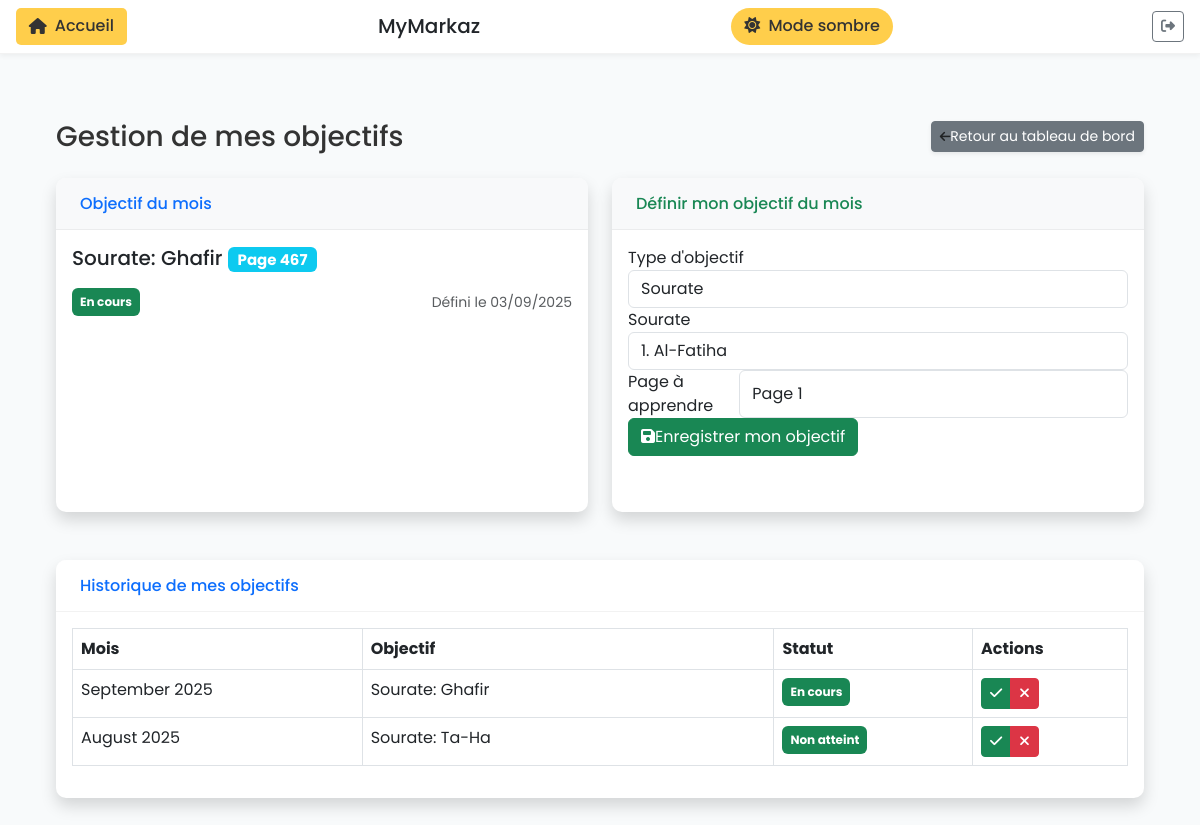
Page /objectifs/gestion/ (signed in) on the committed database.
### ecole_app/models.py (models this page shows, shortened)
class SiteConfig(models.Model):
    key = models.CharField(max_length=50, unique=True)
    value = models.CharField(max_length=255, default='default')
    @classmethod
    def get_site_name(cls):
        site_config = cls.objects.filter(key='site_name').first()
        return site_config.value if site_config else 'École Markaz'
    class Meta:
        verbose_name = "Configuration du site"
        verbose_name_plural = "Configurations du site"

class ObjectifMensuel(models.Model):
    STATUT_CHOICES = [
        ('en_cours', 'En cours'),
        ('atteint', 'Atteint'),
        ('non_atteint', 'Non atteint'),
    ]
    eleve = models.ForeignKey('Eleve', on_delete=models.CASCADE, related_name='objectifs')
    mois = models.DateField(help_text="Mois et année de l'objectif")
    sourate = models.CharField(max_length=100, blank=True, null=True, help_text="Sourate ciblée")
    page_debut = models.PositiveIntegerField(blank=True, null=True, help_text="Page de début de la sourate")
    page_fin = models.PositiveIntegerField(blank=True, null=True, help_text="Page de fin de la sourate")
    numero_exercice = models.PositiveIntegerField(blank=True, null=True, help_text="Numéro d'exercice (1-13)")
    description_libre = models.TextField(blank=True, null=True, help_text="Description libre de l'objectif")
    statut = models.CharField(max_length=20, choices=STATUT_CHOICES, default='en_cours')
    date_creation = models.DateTimeField(auto_now_add=True)
    date_modification = models.DateTimeField(auto_now=True)
    commentaire = models.TextField(blank=True, help_text="Commentaires sur l'objectif")
    class Meta:
        verbose_name = "Objectif mensuel"
        verbose_name_plural = "Objectifs mensuels"
        ordering = ['-mois', 'eleve']

### ecole_app/views_objectifs_eleve.py (the view)
# urls.py: path('objectifs/gestion/', views_objectifs_eleve.gestion_objectifs, name='gestion_objectifs'),
@login_required
@eleve_required
def gestion_objectifs(request):
    eleve = request.user.eleve
    mois_actuel = timezone.now().replace(day=1)
    objectif_actuel = ObjectifMensuel.objects.filter(
        eleve=eleve,
        mois__year=mois_actuel.year,
        mois__month=mois_actuel.month
    ).first()
    objectifs = ObjectifMensuel.objects.filter(eleve=eleve).order_by('-mois')
    progression_pourcentage = calculer_progression(eleve)
    context = {
        'eleve': eleve,
        'objectif_actuel': objectif_actuel,
        'objectifs': objectifs,
        'progression_pourcentage': progression_pourcentage,
    }
    return render(request, 'ecole_app/eleves/gestion_objectifs.html', context)

### ecole_app/context_processors.py (called while the page is built)
def site_name(request):
    return {
        'site_name': SiteConfig.get_site_name()
    }

### ecole_app/models.py (called while the page is built)
    def calculer_pourcentage(self):
        total_pages = 604  # Nombre total de pages du Coran
        if self.direction_memorisation == 'debut':
            return round((self.page_actuelle / total_pages) * 100, 2)
        else:
            pages_apres_sourate = total_pages - self.page_debut_sourate
            pages_dans_sourate = self.page_actuelle - self.page_debut_sourate + 1
            pages_memorisees = pages_apres_sourate + pages_dans_sourate
            return round((pages_memorisees / total_pages) * 100, 2)

### ecole_app/views_objectifs.py (called while the page is built)
def calculer_progression(eleve):
    from .models import ProgressionCoran
    try:
        progression = ProgressionCoran.objects.get(eleve=eleve)
        return progression.calculer_pourcentage()
    except ProgressionCoran.DoesNotExist:
        progression = ProgressionCoran(eleve=eleve, page_actuelle=1, direction_memorisation='debut')
        progression.save()
        return 0

### ecole_app/templates/ecole_app/eleves/gestion_objectifs.html (shortened to what this page needs)
{% extends 'ecole_app/base.html' %}
{% load static %}
{% block content %}
<div class="container-fluid">
    <div class="d-sm-flex align-items-center justify-content-between mb-4">
        <h1 class="h3 mb-0 text-gray-800">Gestion de mes objectifs</h1>
        <a href="{% url 'dashboard_eleve' %}" class="d-none d-sm-inline-block btn btn-sm btn-secondary shadow-sm">
            Retour au tableau de bord
        </a>
    </div>
    <div class="row">
        <div class="col-lg-6 mb-4">
            <div class="card border-left-primary shadow h-100 objectif-card">
                <div class="card-header bg-light">
                    <h6 class="m-0 font-weight-bold text-primary">Objectif du mois</h6>
                </div>
                <div class="card-body">
                    {% if objectif_actuel %}
                        <h5 class="card-title">
                            {% if objectif_actuel.sourate %}
                                Sourate: {{ objectif_actuel.sourate }}
                                {% if objectif_actuel.page_debut %}
                                    <span class="badge bg-info">Page {{ objectif_actuel.page_debut }}</span>
                                {% endif %}
                            {% elif objectif_actuel.numero_exercice %}
                                Exercice #{{ objectif_actuel.numero_exercice }}
                            {% endif %}
                        </h5>
                        <div class="d-flex justify-content-between align-items-center mt-3">
                            <span class="badge bg-{{ objectif_actuel.statut|yesno:'success,warning,danger' }} p-2">
                                {{ objectif_actuel.get_statut_display }}
                            </span>
                            <small class="text-muted">Défini le {{ objectif_actuel.date_creation|date:"d/m/Y" }}</small>
                        </div>
                    {% else %}
                        <div class="text-center py-4">
                            <p class="text-muted">Aucun objectif défini pour ce mois.</p>
                            <p>Définissez votre premier objectif !</p>
                        </div>
                    {% endif %}
                </div>
            </div>
        </div>
        <div class="col-lg-6 mb-4">
            <div class="card border-left-success shadow h-100">
                <div class="card-header bg-light">
                    <h6 class="m-0 font-weight-bold text-success">Définir mon objectif du mois</h6>
                </div>
                <div class="card-body">
                    <form method="post" action="{% url 'ajouter_objectif' %}" class="mb-3">
                        <div class="form-group">
                            <label for="type_objectif">Type d'objectif</label>
                            <select class="form-control" id="type_objectif" name="type_objectif" onchange="toggleObjectifFields()">
                                <option value="sourate">Sourate</option>
                            </select>
                        </div>
                        <div class="form-group" id="sourate_field">
                            <label for="sourate">Sourate</label>
                            <select class="form-control" id="sourate" name="sourate" onchange="updatePageRange()">
                                <option value="Al-Fatiha" data-debut="1" data-fin="1">1. Al-Fatiha</option>
                            </select>
                        </div>
                        <div class="form-group" id="page_selection_field">
                            <label for="page_objectif">Page à apprendre</label>
                            <select class="form-control" id="page_objectif" name="page_objectif">
                            </select>
                        </div>
                        <button type="submit" class="btn btn-success btn-block">
                            <i class="fas fa-save mr-2"></i>Enregistrer mon objectif
                        </button>
                    </form>
                </div>
            </div>
        </div>
    </div>
    <div class="row mt-4">
        <div class="col-12">
            <div class="card shadow">
                <div class="card-header py-3">
                    <h6 class="m-0 font-weight-bold text-primary">Historique de mes objectifs</h6>
                </div>
                <div class="card-body">
                    {% if objectifs %}
                    <div class="table-responsive">
                        <table class="table table-bordered" id="objectifsTable" width="100%" cellspacing="0">
                            <thead>
                                <tr>
                                    <th>Mois</th>
                                    <th>Objectif</th>
                                    <th>Statut</th>
                                    <th>Actions</th>
                                </tr>
                            </thead>
                            <tbody>
                                {% for obj in objectifs %}
                                <tr>
                                    <td>{{ obj.mois|date:"F Y" }}</td>
                                    <td>
                                        {% if obj.sourate %}
                                            Sourate: {{ obj.sourate }}
                                            {% if obj.page_debut %}
                                                <span class="badge badge-info">Page {{ obj.page_debut }}</span>
                                            {% endif %}
                                        {% elif obj.numero_exercice %}
                                            Exercice #{{ obj.numero_exercice }}
                                        {% else %}
                                            {{ obj.description_libre|truncatechars:50 }}
                                        {% endif %}
                                    </td>
                                    <td>
                                        <span class="badge bg-{{ obj.statut|yesno:'success,warning,danger' }} p-2">
                                            {{ obj.get_statut_display }}
                                        </span>
                                    </td>
                                    <td>
                                        <div class="btn-group" role="group">
                                            <a href="{% url 'modifier_statut_objectif' obj.id 'atteint' %}" class="btn btn-sm btn-success" title="Marquer comme atteint">
                                                <i class="fas fa-check"></i>
                                            </a>
                                            <a href="{% url 'modifier_statut_objectif' obj.id 'non_atteint' %}" class="btn btn-sm btn-danger" title="Marquer comme non atteint">
                                                <i class="fas fa-times"></i>
                                            </a>
                                        </div>
                                    </td>
                                </tr>
                                {% endfor %}
                            </tbody>
                        </table>
                    </div>
                    {% else %}
                    <div class="text-center py-4">
                        <p class="text-muted">Aucun objectif dans l'historique.</p>
                    </div>
                    {% endif %}
                </div>
            </div>
        </div>
    </div>
</div>
{% endblock %}

### ecole_app/templates/ecole_app/base.html (shortened to what this page needs)
<!DOCTYPE html>
<html lang="fr">
<head>
    <link href="https://cdn.jsdelivr.net/npm/bootstrap@5.3.0/dist/css/bootstrap.min.css" rel="stylesheet">
    <link rel="stylesheet" href="https://cdnjs.cloudflare.com/ajax/libs/font-awesome/6.4.0/css/all.min.css">
    {% load static %}
    <link href="{% static 'ecole_app/css/composante.css' %}" rel="stylesheet">
    <link href="{% static 'ecole_app/css/custom-styles.css' %}" rel="stylesheet">
</head>
<body>
    <div class="top-nav fixed-top">
        {% if request.user.professeur %}
        <a href="{% url 'dashboard_professeur' %}" class="back-button">
            <i class="fas fa-home"></i> Accueil
        </a>
        {% elif request.user.eleve %}
        <a href="{% url 'dashboard_eleve' %}" class="back-button">
            <i class="fas fa-home"></i> Accueil
        </a>
        {% else %}
        <a href="{% url 'dashboard' %}" class="back-button">
            <i class="fas fa-home"></i> Accueil
        </a>
        {% endif %}
        <h5 class="mb-0 d-flex align-items-center" style="gap: 0.5rem;">
            {{ site_name }}
        </h5>
        <button class="mode-toggle" id="toggleDarkMode">
            <i class="fas fa-sun me-1"></i> Mode sombre
        </button>
        {% if request.user.is_authenticated %}
        <a href="{% url 'logout' %}" class="btn btn-sm btn-outline-secondary ms-2" title="Déconnexion">
            <i class="fas fa-sign-out-alt"></i>
        </a>
        {% endif %}
    </div>
    <div class="container-fluid">
        <div class="row">
            <main class="col-12 px-md-4 main-content">
                <div class="dashboard-header">
                </div>
                <div class="content">
                    {% block content %}{% endblock %}
                </div>
            </main>
        </div>
    </div>
    <link rel="stylesheet" type="text/css" href="https://cdn.datatables.net/1.10.24/css/dataTables.bootstrap5.min.css">
</body>
</html>

### ecole_app/static/ecole_app/css/custom-styles.css (style rules this page uses)
.text-gray-800 { color: #333333 !important; }

### ecole_app/templates/ecole_app/base.html (style rules this page uses)
:root { --primary-green: #1b5530; --light-green: #22693c; --yellow-accent: #ffce4b; --text-light: #ffffff; --bg-light: #f8fafb; }
body { font-family: 'Poppins', sans-serif; background-color: var(--bg-light); }
.content { padding: 20px; }
.dashboard-header { margin-bottom: 2rem; display: flex; justify-content: space-between; align-items: center; }
.card { border: none; border-radius: 10px; box-shadow: 0 2px 8px rgba(0,0,0,0.08); margin-bottom: 1.5rem; }
.card-header { background-color: white; border-bottom: 1px solid rgba(0,0,0,0.05); padding: 1rem 1.5rem; font-weight: 600; border-radius: 10px 10px 0 0 !important; }
.top-nav { background-color: white; padding: 0.5rem 1rem; display: flex; justify-content: space-between; align-items: center; border-bottom: 1px solid rgba(0,0,0,0.05); box-shadow: 0 2px 5px rgba(0,0,0,0.05); }
.main-content { margin-top: 60px; }
.mode-toggle { background-color: var(--yellow-accent); color: #333; border: none; padding: 0.4rem 0.8rem; border-radius: 20px; font-weight: 500; }
.back-button { background-color: var(--yellow-accent); color: #333; border: none; padding: 0.4rem 0.8rem; border-radius: 5px; font-weight: 500; text-decoration: none; display: inline-flex; align-items: center; gap: 0.5rem; }

### rows in the picture
SiteConfig: value "MyMarkaz"
ObjectifMensuel: sourate "Ghafir", page_debut "467", statut "En cours", date_creation "03/09/2025", mois "September 2025"
ObjectifMensuel: mois "August 2025", sourate "Ta-Ha", statut "Non atteint"
